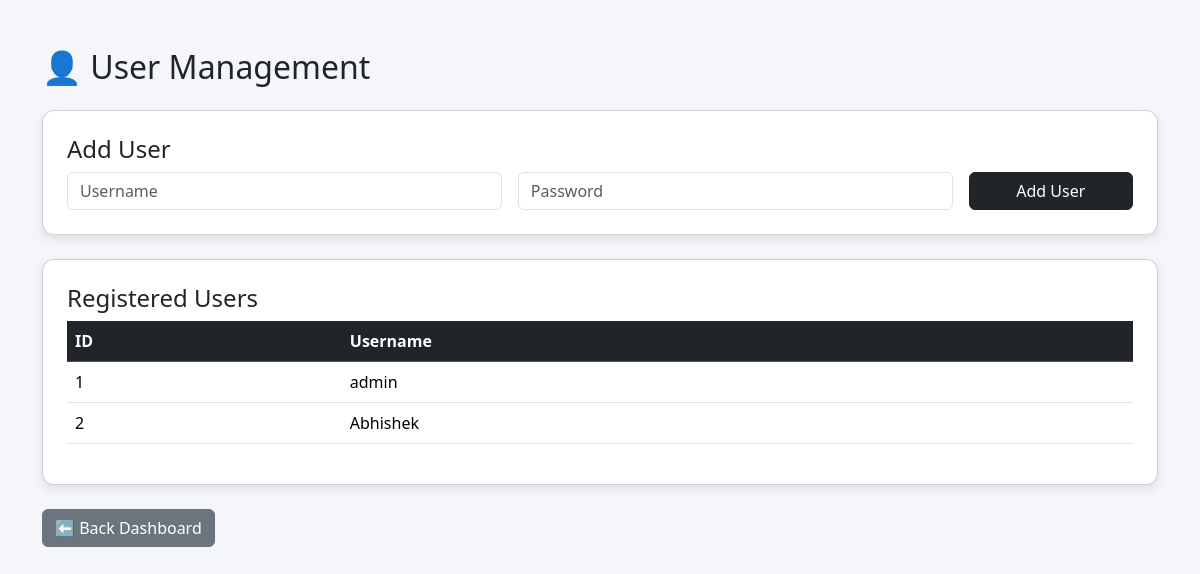
The app's page /users (signed in) with its own data.
### tables this page shows
CREATE TABLE users(
        id INTEGER PRIMARY KEY AUTOINCREMENT,
        username TEXT NOT NULL,
        password TEXT NOT NULL
    );

### app.py (the view)
@app.route("/users")
def users():
    if "user" not in session:
        return redirect("/")
    conn = get_db()
    users = conn.execute("SELECT * FROM users").fetchall()
    conn.close()
    return render_template("users.html", users=users)

### app.py (called while the page is built)
def get_db():
    conn = sqlite3.connect("database.db")
    conn.row_factory = sqlite3.Row
    return conn

### templates/users.html (shortened to what this page needs)
<!DOCTYPE html>
<html>
<head>
    <link href="https://cdn.jsdelivr.net/npm/bootstrap@5.3.2/dist/css/bootstrap.min.css" rel="stylesheet">
</head>
<body>
<div class="container mt-5">
<h2 class="mb-4">👤 User Management</h2>
<div class="card p-4 mb-4">
<h4>Add User</h4>
<form action="/add_user" method="post" class="row g-3">
<div class="col-md-5">
<input class="form-control" name="username" placeholder="Username" required>
</div>
<div class="col-md-5">
<input class="form-control" name="password" placeholder="Password" required>
</div>
<div class="col-md-2">
<button class="btn btn-dark w-100">Add User</button>
</div>
</form>
</div>
<div class="card p-4">
<h4>Registered Users</h4>
<table class="table table-hover">
<thead class="table-dark">
<tr>
<th>ID</th>
<th>Username</th>
</tr>
</thead>
<tbody>
{% for u in users %}
<tr>
<td>{{u.id}}</td>
<td>{{u.username}}</td>
</tr>
{% endfor %}
</tbody>
</table>
</div>
<a href="/dashboard" class="btn btn-secondary mt-4">
⬅ Back Dashboard
</a>
</div>
</body>
</html>

### templates/users.html (style rules this page uses)
body { background:#f4f6f9; }
.card { border-radius:12px; box-shadow:0 4px 10px rgba(0,0,0,0.1); }

### records on screen
users: id "1", username "admin"
users: id "2", username "Abhishek"
